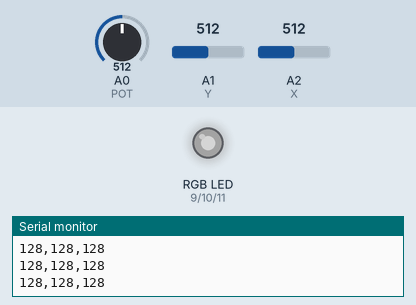
A sketch run on a simulated Arduino Uno, built with avr-gcc and run on an emulated ATmega328P. Parts: an RGB LED mixed from three pins (HIGH = lit), the last lines printed to the serial monitor. The test bench sets the inputs (shaded band); at power-on: A0 (POT) = 512, A1 (Y) = 512, A2 (X) = 512. Dim RGB values are drawn brighter than linear.

Above: at 1.2 s.
1.3 s: A0 (POT) set to 408
At 2.5 s:
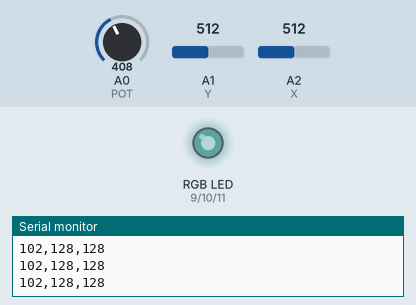
2.8 s: A0 (POT) set to 390
At 3.7 s:
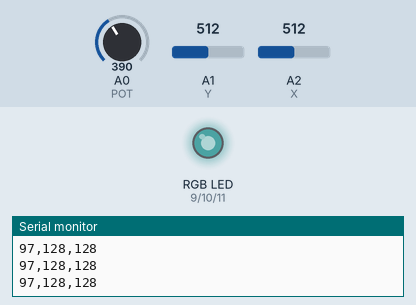
5.8 s: A1 (Y) set to 716
At 6.3 s:
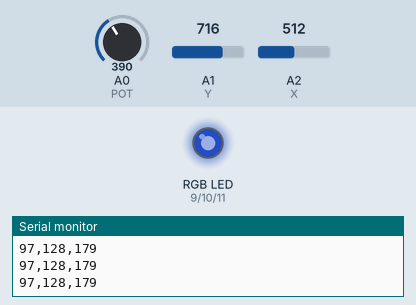
7.3 s: A2 (X) set to 716
At 8.5 s:
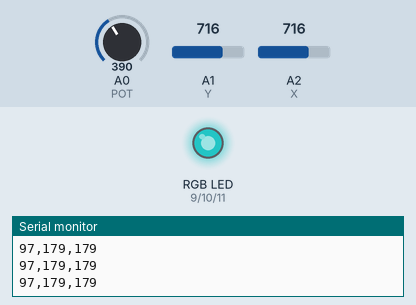
8.8 s: A1 (Y) set to 900
At 9.6 s:
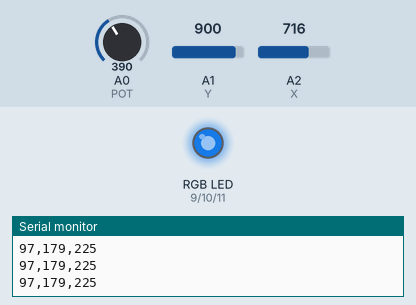
10.3 s: A2 (X) set to 416
At 10.6 s:
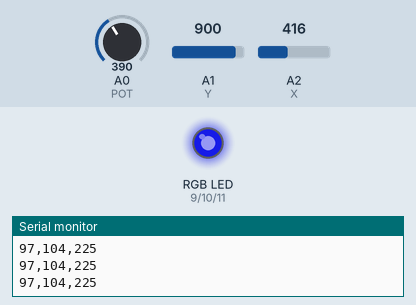
11.8 s: A2 (X) set to 390
Timing chart, 0 to 14.3 s (numbered marks = the images above; inputs shaded):
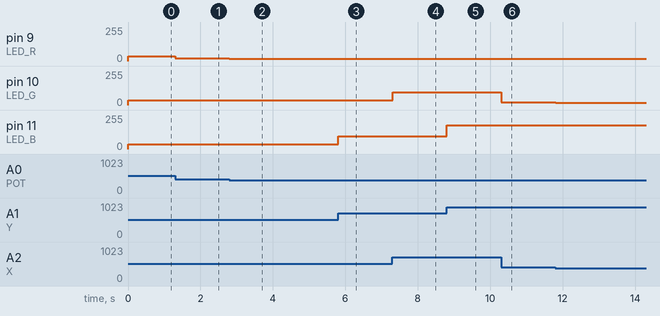

The sketch:

rgb_controller.ino
```cpp
#define LED_R 9
#define LED_G 10
#define LED_B 11
#define POT A0
#define Y A1
#define X A2

const uint8_t gamma8[] = {
    0,  0,  0,  0,  0,  0,  0,  0,  0,  0,  0,  0,  0,  0,  0,  0,
    0,  0,  0,  0,  0,  0,  0,  0,  0,  0,  0,  0,  1,  1,  1,  1,
    1,  1,  1,  1,  1,  1,  1,  1,  1,  2,  2,  2,  2,  2,  2,  2,
    2,  3,  3,  3,  3,  3,  3,  3,  4,  4,  4,  4,  4,  5,  5,  5,
    5,  6,  6,  6,  6,  7,  7,  7,  7,  8,  8,  8,  9,  9,  9, 10,
   10, 10, 11, 11, 11, 12, 12, 13, 13, 13, 14, 14, 15, 15, 16, 16,
   17, 17, 18, 18, 19, 19, 20, 20, 21, 21, 22, 22, 23, 24, 24, 25,
   25, 26, 27, 27, 28, 29, 29, 30, 31, 32, 32, 33, 34, 35, 35, 36,
   37, 38, 39, 39, 40, 41, 42, 43, 44, 45, 46, 47, 48, 49, 50, 50,
   51, 52, 54, 55, 56, 57, 58, 59, 60, 61, 62, 63, 64, 66, 67, 68,
   69, 70, 72, 73, 74, 75, 77, 78, 79, 81, 82, 83, 85, 86, 87, 89,
   90, 92, 93, 95, 96, 98, 99,101,102,104,105,107,109,110,112,114,
  115,117,119,120,122,124,126,127,129,131,133,135,137,138,140,142,
  144,146,148,150,152,154,156,158,160,162,164,167,169,171,173,175,
  177,180,182,184,186,189,191,193,196,198,200,203,205,208,210,213,
  215,218,220,223,225,228,231,233,236,239,241,244,247,249,252,255 };

void setup(){
  Serial.begin(9600);
}

void loop(){
  int pot_val = analogRead(POT);
  int x_val = analogRead(X);
  int y_val = analogRead(Y);


  analogWrite(LED_R, gamma8[pot_val/4]);
  analogWrite(LED_G, gamma8[x_val/4]);
  analogWrite(LED_B, gamma8[y_val/4]);

    Serial.print(pot_val/4);
    Serial.print(",");
    Serial.print(x_val/4);
    Serial.print(",");
    Serial.println(y_val/4);

    delay(2);
}
```

Measured:
- after the input at 1.3 s, pin 9 (LED_R): 37/255 → 20/255 at once
- after the input at 2.8 s, pin 9 (LED_R): 20/255 → 17/255 at once
- after the input at 5.8 s, pin 11 (LED_B): 37/255 → 95/255 at once
- after the input at 7.3 s, pin 10 (LED_G): 37/255 → 95/255 at once
- after the input at 8.8 s, pin 11 (LED_B): 95/255 → 180/255 at once
- after the input at 10.3 s, pin 10 (LED_G): 95/255 → 21/255 at once
- after the input at 11.8 s, pin 10 (LED_G): 21/255 → 17/255 at once
